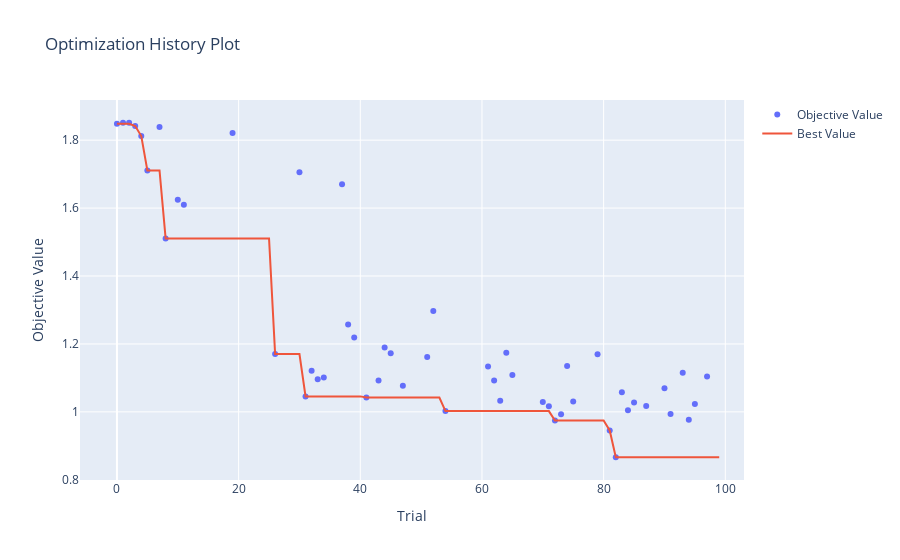
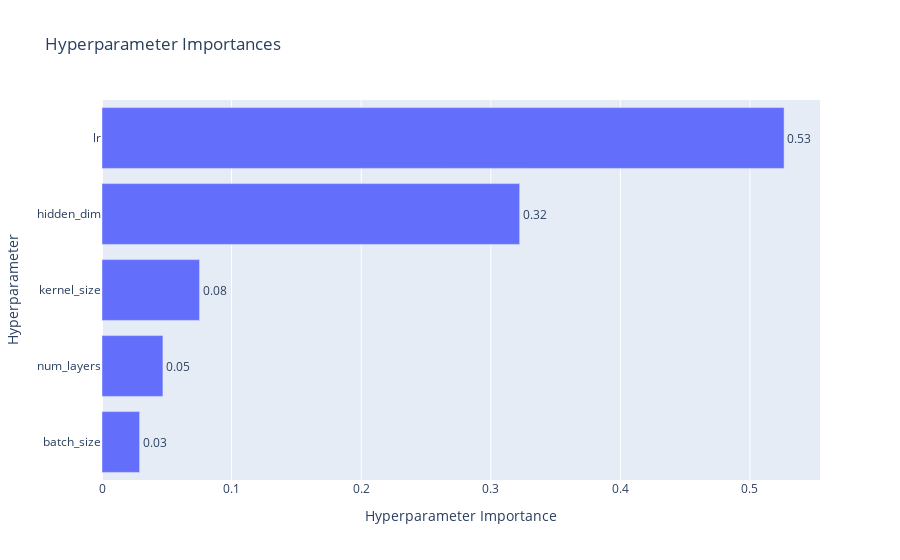

Notebook source saved alongside these figures, in order:
### Code cell
optuna.visualization.plot_optimization_history(study).show()
optuna.visualization.plot_param_importances(study).show()

### Figure 1 — Plotly figure (JSON) as saved in the notebook; plotly's stock layout.template omitted (floating-point values rounded to 4 significant figures)
{"data": [{"mode": "markers", "name": "Objective Value", "type": "scatter", "x": [0, 1, 2, 3, 4, 5, 7, 8, 10, 11, 19, 26, 30, 31, 32, 33, 34, 37, 38, 39, 41, 43, 44, 45, 47, 51, 52, 54, 61, 62, 63, 64, 65, 70, 71, 72, 73, 74, 75, 79, 81, 82, 83, 84, 85, 87, 90, 91, 93, 94, 95, 97], "y": [1.848, 1.851, 1.851, 1.842, 1.812, 1.711, 1.839, 1.511, 1.625, 1.61, 1.821, 1.17, 1.705, 1.046, 1.121, 1.096, 1.101, 1.671, 1.257, 1.219, 1.042, 1.092, 1.19, 1.172, 1.077, 1.162, 1.297, 1.002, 1.133, 1.092, 1.033, 1.174, 1.109, 1.029, 1.017, 0.9746, 0.9927, 1.135, 1.03, 1.17, 0.9453, 0.8664, 1.058, 1.005, 1.027, 1.017, 1.07, 0.9934, 1.115, 0.9765, 1.023, 1.104]}, {"mode": "lines", "name": "Best Value", "type": "scatter", "x": [0, 1, 2, 3, 4, 5, 6, 7, 8, 9, 10, 11, 12, 13, 14, 15, 16, 17, 18, 19, 20, 21, 22, 23, 24, 25, 26, 27, 28, 29, 30, 31, 32, 33, 34, 35, 36, 37, 38, 39, 40, 41, 42, 43, 44, 45, 46, 47, 48, 49, 50, 51, 52, 53, 54, 55, 56, 57, 58, 59, 60, 61, 62, 63, 64, 65, 66, 67, 68, 69, 70, 71, 72, 73, 74, 75, 76, 77, 78, 79, 80, 81, 82, 83, 84, 85, 86, 87, 88, 89, 90, 91, 92, 93, 94, 95, 96, 97, 98, 99], "y": [1.848, 1.848, 1.848, 1.842, 1.812, 1.711, 1.711, 1.711, 1.511, 1.511, 1.511, 1.511, 1.511, 1.511, 1.511, 1.511, 1.511, 1.511, 1.511, 1.511, 1.511, 1.511, 1.511, 1.511, 1.511, 1.511, 1.17, 1.17, 1.17, 1.17, 1.17, 1.046, 1.046, 1.046, 1.046, 1.046, 1.046, 1.046, 1.046, 1.046, 1.046, 1.042, 1.042, 1.042, 1.042, 1.042, 1.042, 1.042, 1.042, 1.042, 1.042, 1.042, 1.042, 1.042, 1.002, 1.002, 1.002, 1.002, 1.002, 1.002, 1.002, 1.002, 1.002, 1.002, 1.002, 1.002, 1.002, 1.002, 1.002, 1.002, 1.002, 1.002, 0.9746, 0.9746, 0.9746, 0.9746, 0.9746, 0.9746, 0.9746, 0.9746, 0.9746, 0.9453, 0.8664, 0.8664, 0.8664, 0.8664, 0.8664, 0.8664, 0.8664, 0.8664, 0.8664, 0.8664, 0.8664, 0.8664, 0.8664, 0.8664, 0.8664, 0.8664, 0.8664, 0.8664]}, {"marker": {"color": "#cccccc"}, "mode": "markers", "name": "Infeasible Trial", "showlegend": false, "type": "scatter", "x": [], "y": []}], "layout": {"title": {"text": "Optimization History Plot"}, "xaxis": {"title": {"text": "Trial"}}, "yaxis": {"title": {"text": "Objective Value"}}}}

### Figure 2 — Plotly figure (JSON) as saved in the notebook; plotly's stock layout.template omitted (floating-point values rounded to 4 significant figures)
{"data": [{"cliponaxis": false, "hovertemplate": ["batch_size (CategoricalDistribution): 0.029019208212337087<extra></extra>", "num_layers (IntDistribution): 0.047015504076799296<extra></extra>", "kernel_size (CategoricalDistribution): 0.07529059873017611<extra></extra>", "hidden_dim (CategoricalDistribution): 0.32231587300967335<extra></extra>", "lr (FloatDistribution): 0.5263588159710142<extra></extra>"], "name": "Objective Value", "orientation": "h", "text": ["0.03", "0.05", "0.08", "0.32", "0.53"], "textposition": "outside", "type": "bar", "x": [0.02902, 0.04702, 0.07529, 0.3223, 0.5264], "y": ["batch_size", "num_layers", "kernel_size", "hidden_dim", "lr"]}], "layout": {"title": {"text": "Hyperparameter Importances"}, "xaxis": {"title": {"text": "Hyperparameter Importance"}}, "yaxis": {"title": {"text": "Hyperparameter"}}}}
